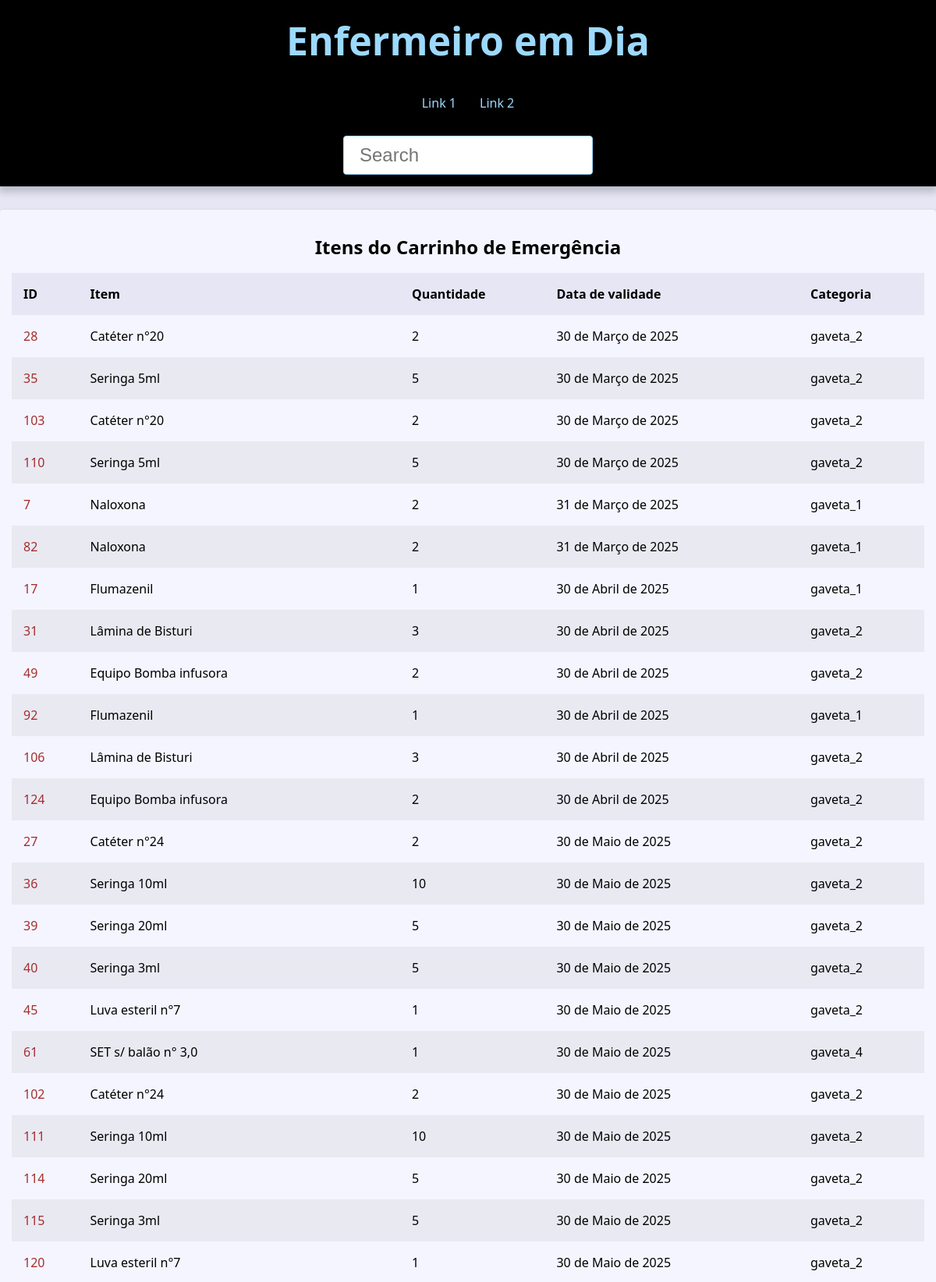
The page / (upper part) on the database its author committed.
### item/models.py (models this page shows, shortened)
class Item(models.Model): #todos esses campos serão obrigatórios
    item = models.CharField(max_length=50)
    expiration_date = models.DateField()
    created_date = models.DateTimeField(default=timezone.now)
    amount = models.IntegerField(default=1)
    show = models.BooleanField(default=True)
    picture = models.ImageField(blank=True, upload_to='pictures/%Y/%m/')
    category = models.ForeignKey(Category,
                                 on_delete=models.SET_NULL,
                                 blank=True, null=True
                                 )
    owner = models.ForeignKey(User,
                                 on_delete=models.SET_NULL,
                                 blank=True, null=True
                                 )

class Category(models.Model):
    class Meta:
        verbose_name = 'Category'
        verbose_name_plural = 'Categories'
    name = models.CharField(max_length=50)
    def __str__(self) -> str:
        return self.name

### item/views/item_views.py (the view)
# urls.py: path('', views.index, name='index'),             # página inicial
def index(request):
    items = Item.objects \
        .filter(show=True)\
        .order_by('expiration_date')
    context = {
        'items': items,
    }
    return render(
        request,
        'item/index.html',
        context
    )

### item/templates/item/index.html
{% extends "global/base.html" %}
{%block content%}
    <div class="responsive-table">
        <table class = "items-table">
            <caption class="table-caption">
                Itens do Carrinho de Emergência
            </caption>
            <thead>
                <tr class = "table-row table-row-header">
                    <th class="table-header">ID</th>
                    <th class="table-header">Item</th>
                    <th class="table-header">Quantidade</th>
                    <th class="table-header">Data de validade</th>
                    <th class="table-header">Categoria</th>
                </tr>
            </thead>
            <tbody>
                {%for item in items%}
                <tr class="table-row">
                    <td class ="table-cel">
                        <a class="table-link"
                        href="{% url 'item:item' item.id %}">{{ item.id }}</a>
                    </td>
                    <td class ="table-cel">
                        {{item.item}}
                    </td>
                    <td class ="table-cel">
                        {{item.amount}}
                    </td>
                    <td class ="table-cel">
                        {{item.expiration_date}}
                    </td>
                    <td class ="table-cel">
                        {{item.category}}
                    </td>
                </tr>
                {%endfor%}
            </tbody>
        </table>
    </div>
{%endblock content%}

### base_templates/global/base.html (shortened to what this page needs)
{% load static %}<!DOCTYPE html>
<html lang="en">
<head>
  <link rel="stylesheet" href="{% static 'global/css/style.css' %}">
</head>
<body>
  <header class="header">
    <h1 class="header-heading">
      <a href="{% url 'item:index' %}" class="header-link">
        Enfermeiro em Dia
      </a>
    </h1>
    <nav class="menu">
      <ul class="menu-list">
        <li class="menu-item">
          <a href="" class="menu-link">
            Link 1
          </a>
        </li>
        <li class="menu-item">
          <a href="" class="menu-link">
            Link 2
          </a>
        </li>
      </ul>
    </nav>
    <div class="search">
      <form
        action=""
        method="get"
      >
        <input
          type="search"
          class="search-input"
          placeholder="Search"
          id="search"
          name="q"
        >
      </form>
    </div>
  </header>
  <main class="content">
    {% block content %}{% endblock content %}
  </main>
</body>
</html>

### base_static/global/css/style.css (style rules this page uses)
:root { --spacing: 1.5rem; --link-dark-color: rgb(164, 46, 46); --link-light-color: rgb(156, 217, 255); --clr-white: rgb(245, 245, 255); --main-dark-blue: rgb(20, 58, 74); --clr-light-gray: rgb(230, 230, 245); --clr-dark-shadow-5: rgba(0, 0, 10, 5%); --clr-dark-shadow-10: rgba(0, 0, 10, 10%); --clr-dark-shadow-20: rgba(0, 0, 10, 20%); --clr-light-shadow-5: rgba(200, 200, 255, 5%); --clr-light-shadow-10: rgba(200, 200, 255, 10%); --clr-light-shadow-20: rgba(200, 200, 255, 20%); --clr-black: rgb(0, 0, 0); --main-page-width: 120rem; --table-min-width: 60rem; --biggest-font-size: 5rem; --bigger-font-size: 4rem; --big-font-size: 3.2rem; --medium-font-size: 2.4rem; --small-font-size: 1.6rem; --smaller-font-size: 1.4rem; --smallest-font-size: 1.2rem; --transition-fast: 300ms; --transition-medium: 600ms; --transition-slow: 1s; --default-border-radius: 4px; }
*, *::before, *::after { margin: 0; padding: 0; box-sizing: border-box; }
html { font-size: 62.5%; }
body { font-family: system-ui, -apple-system, BlinkMacSystemFont, 'Segoe UI', Roboto, Oxygen, Ubuntu, Cantarell, 'Open Sans', 'Helvetica Neue', sans-serif; line-height: 1.5; font-size: var(--small-font-size); color: var(--clr-black); -webkit-font-smoothing: antialiased; background: var(--clr-light-gray); }
.header { background: var(--clr-black); padding: var(--spacing); box-shadow: 0 5px 10px 2px var(--clr-dark-shadow-20); z-index: 1; position: relative; }
.header-heading { font-size: var(--biggest-font-size); text-align: center; }
.header-link { color: var(--link-light-color); text-decoration: none; transition: filter var(--transition-fast) ease-in-out; }
.menu { margin: var(--spacing); }
.menu-list { list-style: none; display: flex; justify-content: center; flex-flow: row wrap; }
.menu-link { display: block; padding: var(--spacing); color: var(--link-light-color); text-decoration: none; transition: background-color var(--transition-fast) ease-in-out; border-radius: var(--default-border-radius); }
.content { max-width: var(--main-page-width); margin: calc(var(--spacing) * 2) auto; padding: var(--spacing); background: var(--clr-white); box-shadow: 2px 2px 5px var(--clr-dark-shadow-20); border-radius: var(--default-border-radius); }
.responsive-table { width: 100%; overflow-x: auto; }
.items-table { width: 100%; min-width: var(--table-min-width); border-collapse: collapse; }
.table-caption { font-size: var(--medium-font-size); font-weight: bold; padding: var(--spacing); }
.table-row { text-align: left; text-overflow: ellipsis; transition: background-color var(--transition-fast) ease-in-out; }
.table-row:nth-of-type(2n) { background: var(--clr-dark-shadow-5); }
.table-row-header { background: var(--clr-light-gray); color: var(--clr-black); }
.table-cel, .table-header { padding: var(--spacing); }
.table-link { color: var(--link-dark-color); transition: color var(--transition-fast) ease-in-out; text-decoration: none; }
.search { display: flex; justify-content: center; }
.search-input { font-size: var(--medium-font-size); padding: 1rem 2rem; width: 100%; max-width: 32rem; border-radius: var(--default-border-radius); border: 1px solid var(--link-light-color); }

### rows shown on the page
Item: id "28", item "Catéter n°20", amount "2", expiration_date "30 de Março de 2025", category "gaveta_2"
Item: id "35", item "Seringa 5ml", amount "5", expiration_date "30 de Março de 2025", category "gaveta_2"
Item: id "103", item "Catéter n°20", amount "2", expiration_date "30 de Março de 2025", category "gaveta_2"
Item: id "110", item "Seringa 5ml", amount "5", expiration_date "30 de Março de 2025", category "gaveta_2"
Item: id "7", item "Naloxona", amount "2", expiration_date "31 de Março de 2025", category "gaveta_1"
Item: id "82", item "Naloxona", amount "2", expiration_date "31 de Março de 2025", category "gaveta_1"
Item: id "17", item "Flumazenil", amount "1", expiration_date "30 de Abril de 2025", category "gaveta_1"
Item: id "31", item "Lâmina de Bisturi", amount "3", expiration_date "30 de Abril de 2025", category "gaveta_2"
Item: id "49", item "Equipo Bomba infusora", amount "2", expiration_date "30 de Abril de 2025", category "gaveta_2"
Item: id "92", item "Flumazenil", amount "1", expiration_date "30 de Abril de 2025", category "gaveta_1"
Item: id "106", item "Lâmina de Bisturi", amount "3", expiration_date "30 de Abril de 2025", category "gaveta_2"
Item: id "124", item "Equipo Bomba infusora", amount "2", expiration_date "30 de Abril de 2025", category "gaveta_2"
Item: id "27", item "Catéter n°24", amount "2", expiration_date "30 de Maio de 2025", category "gaveta_2"
Item: id "36", item "Seringa 10ml", amount "10", expiration_date "30 de Maio de 2025", category "gaveta_2"
Item: id "39", item "Seringa 20ml", amount "5", expiration_date "30 de Maio de 2025", category "gaveta_2"
Item: id "40", item "Seringa 3ml", amount "5", expiration_date "30 de Maio de 2025", category "gaveta_2"
Item: id "45", item "Luva esteril n°7", amount "1", expiration_date "30 de Maio de 2025", category "gaveta_2"
Item: id "61", item "SET s/ balão n° 3,0", amount "1", expiration_date "30 de Maio de 2025", category "gaveta_4"
Item: id "102", item "Catéter n°24", amount "2", expiration_date "30 de Maio de 2025", category "gaveta_2"
Item: id "111", item "Seringa 10ml", amount "10", expiration_date "30 de Maio de 2025", category "gaveta_2"
Item: id "114", item "Seringa 20ml", amount "5", expiration_date "30 de Maio de 2025", category "gaveta_2"
Item: id "115", item "Seringa 3ml", amount "5", expiration_date "30 de Maio de 2025", category "gaveta_2"
Item: id "120", item "Luva esteril n°7", amount "1", expiration_date "30 de Maio de 2025", category "gaveta_2"
